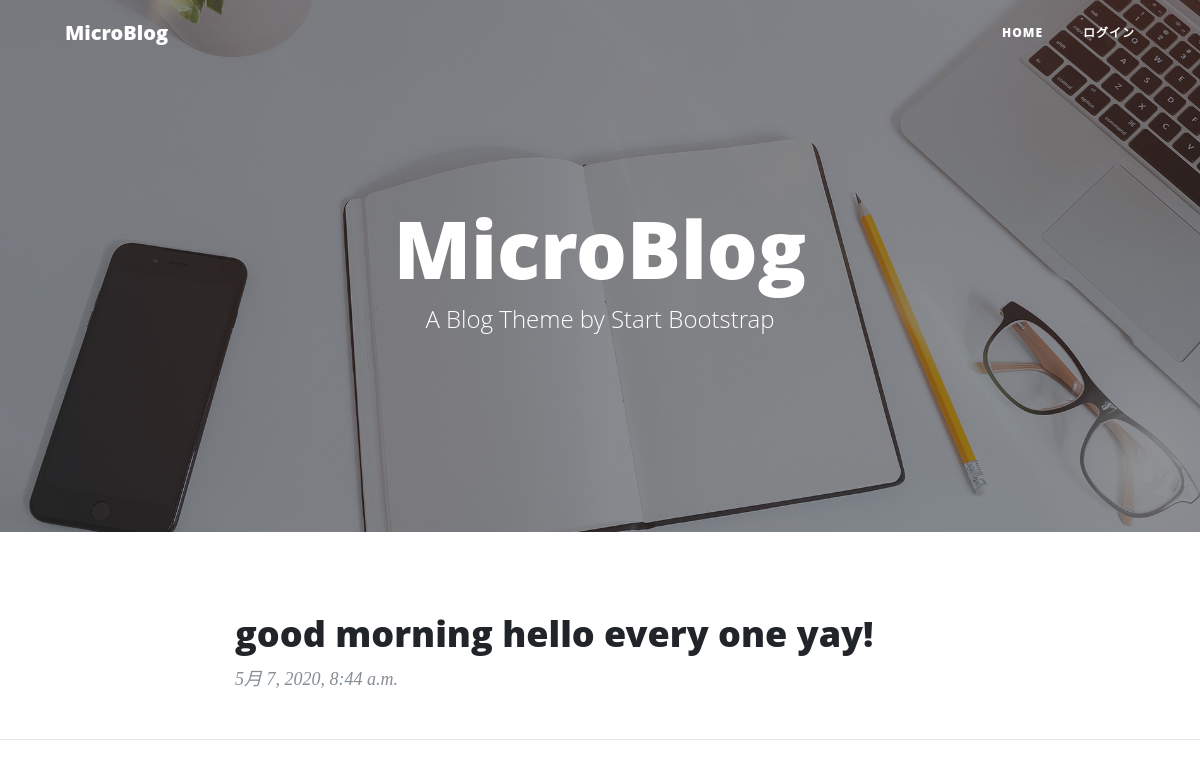
/2, run on the app's committed database.
### blog/models.py (models this page shows)
class Blog(models.Model):
    content = models.CharField(max_length=140)
    posted_date = models.DateTimeField(auto_now_add=True)

### blog/views.py (the view)
# urls.py: path('<int:pk>', BlogDetailView.as_view(), name='detail'),
class BlogDetailView(DetailView):
    model = Blog
    context_object_name = 'blog'

### blog/templates/blog/blog_detail.html (shortened to what this page needs)
{% extends "base.html" %}
{% block body %}
<div class="row">
    <div class="col-lg-8 col-md-10 mx-auto">
        <div class="post-preview">
            <a href="post.html">
                <h2 class="post-title">
                    {{ blog.content }}
                </h2>
            </a>
            <p class="post-meta">{{ blog.posted_date }}</p>
        </div>
    </div>
</div>
{% endblock %}

### data on the page
Blog: content "good morning hello every one yay!", posted_date "5月 7, 2020, 8:44 a.m."
